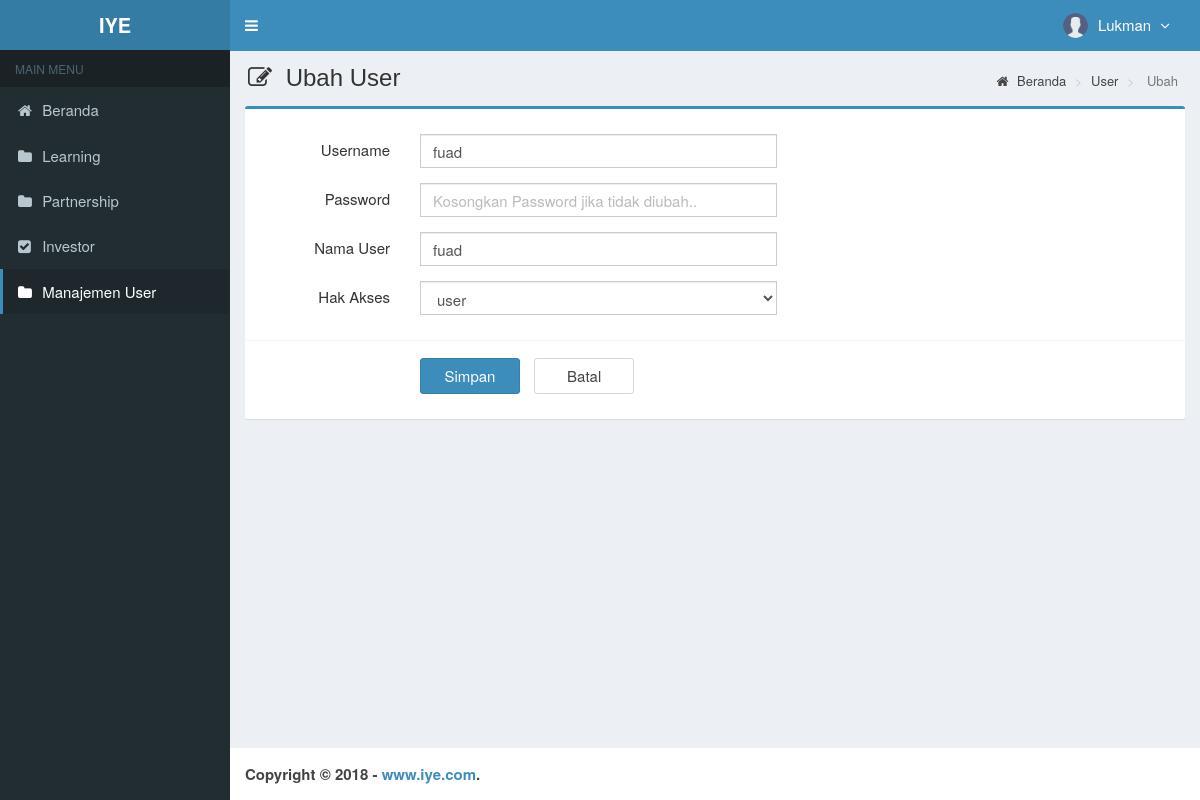
/main.php?module=form_user&form=edit&id=9 (signed in), run on the app's committed database.
### tables this page shows
CREATE TABLE `is_user` (
  `id_user` int(2) NOT NULL,
  `username` varchar(30) NOT NULL,
  `password` varchar(50) NOT NULL,
  `nama_user` varchar(30) NOT NULL,
  `hak_akses` enum('superadmin','user') NOT NULL
);

### modules/user/form.php (the view, shortened to what this page needs)
 <?php
if ($_GET['form']=='add') { ?>
  <section class="content-header">
    <h1>
      <i style="margin-right:7px" class="fa fa-edit"></i> Input User
    </h1>
    <ol class="breadcrumb">
      <li><a href="?module=home"><i class="fa fa-home"></i> Beranda </a></li>
      <li><a href="?module=user"> User </a></li>
      <li class="active"> Tambah </li>
    </ol>
  </section>
  <section class="content">
    <div class="row">
      <div class="col-md-12">
        <div class="box box-primary">
          <form role="form" class="form-horizontal" method="POST" action="modules/user/proses.php?act=insert" method="POST">
            <div class="box-body">
              <div class="form-group">
                <label class="col-sm-2 control-label">Username</label>
                <div class="col-sm-5">
                  <input type="text" class="form-control" name="username" autocomplete="off" required>
                </div>
              </div>
              <div class="form-group">
                <label class="col-sm-2 control-label">Password</label>
                <div class="col-sm-5">
                  <input type="password" class="form-control" name="password" autocomplete="off" required>
                </div>
              </div>
              <div class="form-group">
                <label class="col-sm-2 control-label">Nama User</label>
                <div class="col-sm-5">
                  <input type="text" class="form-control" name="nama_user" autocomplete="off" required>
                </div>
              </div>
              <div class="form-group">
                <label class="col-sm-2 control-label">Hak Akses</label>
                <div class="col-sm-5">
                  <select class="form-control" name="hak_akses" required>
                    <option value=""></option>
                    <option value="superadmin">superadmin</option>
                    <option value="admin">admin</option>
                  </select>
                </div>
              </div>
            </div>
            <div class="box-footer">
              <div class="form-group">
                <div class="col-sm-offset-2 col-sm-10">
                  <input type="submit" class="btn btn-primary btn-submit" name="simpan" value="Simpan">
                  <a href="?module=user" class="btn btn-default btn-reset">Batal</a>
                </div>
              </div>
            </div>
          </form>
        </div>
      </div>
    </div>
  </section>
<?php
}
elseif ($_GET['form']=='edit') {
  if (isset($_GET['id'])) {
      $query = mysqli_query($mysqli, "SELECT * FROM is_user WHERE id_user='$_GET[id]'")
                                      or die('Ada kesalahan pada query tampil User : '.mysqli_error($mysqli));
      $data  = mysqli_fetch_assoc($query);
    }
?>
  <section class="content-header">
    <h1>
      <i style="margin-right:7px" class="fa fa-edit"></i> Ubah User
    </h1>
    <ol class="breadcrumb">
      <li><a href="?module=home"><i class="fa fa-home"></i> Beranda </a></li>
      <li><a href="?module=user"> User </a></li>
      <li class="active"> Ubah </li>
    </ol>
  </section>
  <section class="content">
    <div class="row">
      <div class="col-md-12">
        <div class="box box-primary">
          <form role="form" class="form-horizontal" method="POST" action="modules/user/proses.php?act=update" method="POST">
            <div class="box-body">
              <div class="form-group">
                <label class="col-sm-2 control-label">Username</label>
                <div class="col-sm-5">
                  <input type="text" class="form-control" name="username" autocomplete="off" value="<?php echo $data['username']; ?>" required>
                </div>
              </div>
              <div class="form-group">
                <label class="col-sm-2 control-label">Password</label>
                <div class="col-sm-5">
                  <input type="password" class="form-control" name="password" placeholder="Kosongkan Password jika tidak diubah.." autocomplete="off">
                </div>
              </div>
              <div class="form-group">
                <label class="col-sm-2 control-label">Nama User</label>
                <div class="col-sm-5">
                  <input type="text" class="form-control" name="nama_user" autocomplete="off" value="<?php echo $data['nama_user']; ?>" required>
                </div>
              </div>
              <div class="form-group">
                <label class="col-sm-2 control-label">Hak Akses</label>
                <div class="col-sm-5">
                  <select class="form-control" name="hak_akses" required>
                    <option value="<?php echo $data['hak_akses']; ?>"><?php echo $data['hak_akses']; ?></option>
                  </select>
                </div>
              </div>
            </div>
            <div class="box-footer">
              <div class="form-group">
                <div class="col-sm-offset-2 col-sm-10">
                  <input type="submit" class="btn btn-primary btn-submit" name="simpan" value="Simpan">
                  <a href="?module=user" class="btn btn-default btn-reset">Batal</a>
                </div>
              </div>
            </div>
          </form>
        </div>
      </div>
    </div>
  </section>
<?php
}
?>

### assets/css/style.css (style rules this page uses)
.form-horizontal .control-label { margin-bottom: 0; padding-top: 5px; text-align: right; }
label { display: inline-block; font-size: 15px; font-weight: 400; margin-bottom: 5px; max-width: 100%; }
.form-control { background-color: #fff; background-image: none; border: 1px solid #ccc; border-radius: 4px; box-shadow: 0 1px 1px rgba(0, 0, 0, 0.075) inset; color: #555; display: block; font-size: 15px; height: 34px; line-height: 1.42857; padding: 6px 12px; transition: border-color 0.15s ease-in-out 0s, box-shadow 0.15s ease-in-out 0s; width: 100%; }
.btn-default { background-color: #fff; border-color: #d2d6de; color: #444; }
.content-header { padding: 15px 18px 0; position: relative; }
.content-header > .breadcrumb { background: transparent none repeat scroll 0 0; border-radius: 2px; float: right; font-size: 13px; margin-bottom: 0; margin-top: 0; padding: 7px 12px; position: absolute; right: 10px; top: 15px; }
.btn-submit { width: 100px; margin-top: 7px; margin-right: 10px; font-size: 15px; }
.btn-reset { width: 100px; margin-top: 7px; font-size: 15px; }
body { background-color: #fff; color: #333; font-size: 15px; line-height: 1.42857; }

### data on the page
is_user: username "fuad", nama_user "fuad", hak_akses "user"

### other printed values
$_SESSION['nama_user'] "Lukman"
